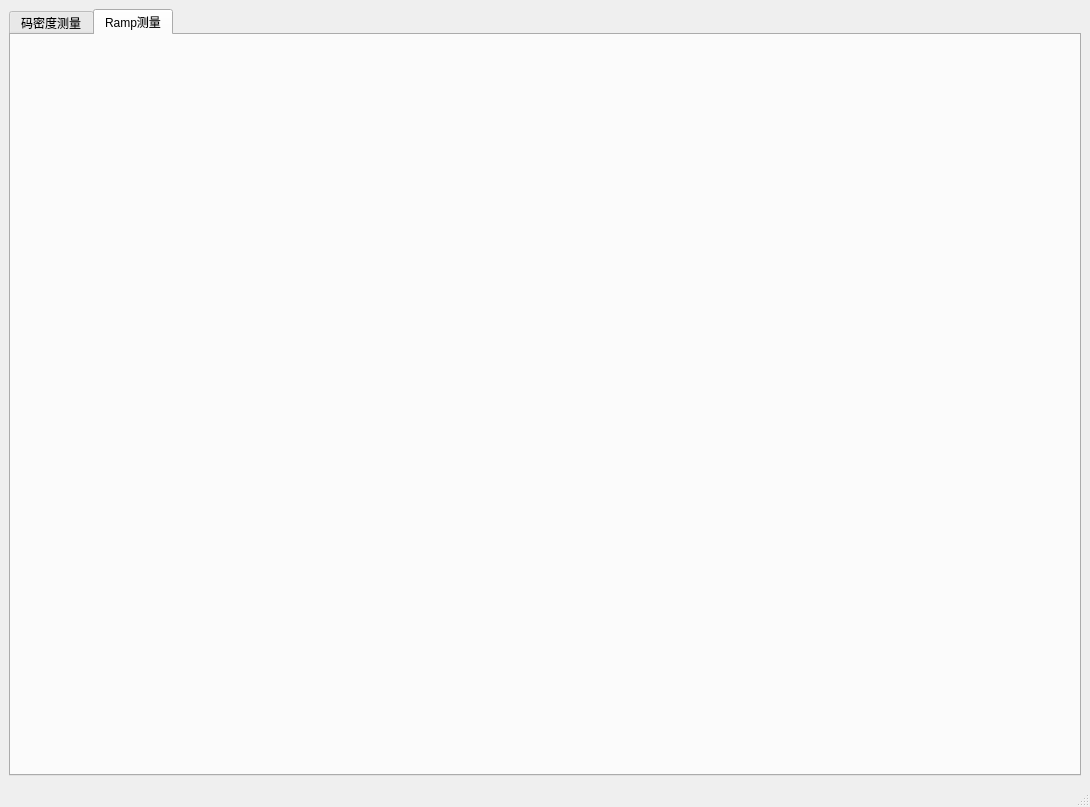
<?xml version="1.0" encoding="UTF-8"?>
<ui version="4.0">
 <class>MainWindow</class>
 <widget class="QMainWindow" name="MainWindow">
  <property name="geometry">
   <rect>
    <x>0</x>
    <y>0</y>
    <width>1090</width>
    <height>807</height>
   </rect>
  </property>
  <property name="windowTitle">
   <string>MainWindow</string>
  </property>
  <widget class="QWidget" name="centralwidget">
   <layout class="QGridLayout" name="gridLayout">
    <item row="0" column="0">
     <widget class="QTabWidget" name="tabWidget">
      <property name="currentIndex">
       <number>1</number>
      </property>
      <widget class="QWidget" name="tab_1">
       <attribute name="title">
        <string>码密度测量</string>
       </attribute>
      </widget>
      <widget class="QWidget" name="tab_2">
       <attribute name="title">
        <string>Ramp测量</string>
       </attribute>
      </widget>
     </widget>
    </item>
   </layout>
  </widget>
  <widget class="QMenuBar" name="menubar">
   <property name="geometry">
    <rect>
     <x>0</x>
     <y>0</y>
     <width>1090</width>
     <height>22</height>
    </rect>
   </property>
  </widget>
  <widget class="QStatusBar" name="statusbar"/>
 </widget>
 <resources/>
 <connections/>
</ui>
